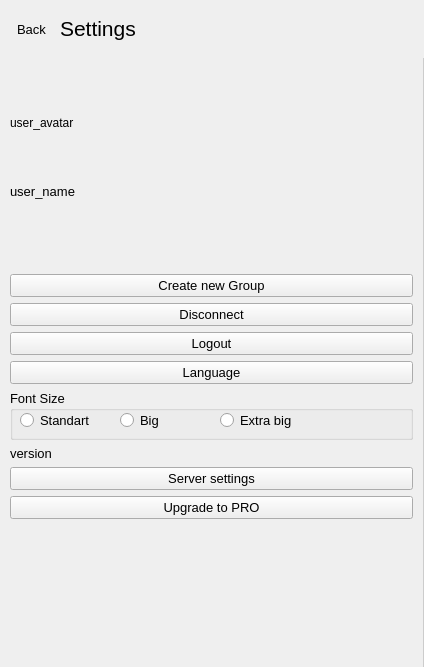
<?xml version="1.0" encoding="UTF-8"?>
<ui version="4.0">
 <class>SettingsWidget</class>
 <widget class="QWidget" name="SettingsWidget">
  <property name="geometry">
   <rect>
    <x>0</x>
    <y>0</y>
    <width>424</width>
    <height>667</height>
   </rect>
  </property>
  <property name="windowTitle">
   <string>Form</string>
  </property>
  <property name="autoFillBackground">
   <bool>true</bool>
  </property>
  <layout class="QVBoxLayout" name="verticalLayout_3">
   <property name="spacing">
    <number>0</number>
   </property>
   <property name="leftMargin">
    <number>0</number>
   </property>
   <property name="topMargin">
    <number>0</number>
   </property>
   <property name="rightMargin">
    <number>0</number>
   </property>
   <property name="bottomMargin">
    <number>0</number>
   </property>
   <item>
    <widget class="QWidget" name="toolBarWidget" native="true">
     <property name="sizePolicy">
      <sizepolicy hsizetype="Preferred" vsizetype="Maximum">
       <horstretch>0</horstretch>
       <verstretch>0</verstretch>
      </sizepolicy>
     </property>
     <property name="minimumSize">
      <size>
       <width>0</width>
       <height>58</height>
      </size>
     </property>
     <property name="autoFillBackground">
      <bool>true</bool>
     </property>
     <layout class="QHBoxLayout" name="horizontalLayout">
      <property name="leftMargin">
       <number>9</number>
      </property>
      <property name="topMargin">
       <number>0</number>
      </property>
      <property name="rightMargin">
       <number>9</number>
      </property>
      <property name="bottomMargin">
       <number>0</number>
      </property>
      <item>
       <widget class="QToolButton" name="backButton">
        <property name="sizePolicy">
         <sizepolicy hsizetype="Maximum" vsizetype="Fixed">
          <horstretch>0</horstretch>
          <verstretch>0</verstretch>
         </sizepolicy>
        </property>
        <property name="font">
         <font>
          <family>Arial</family>
          <pointsize>10</pointsize>
         </font>
        </property>
        <property name="text">
         <string>Back</string>
        </property>
        <property name="iconSize">
         <size>
          <width>26</width>
          <height>26</height>
         </size>
        </property>
        <property name="autoRaise">
         <bool>true</bool>
        </property>
       </widget>
      </item>
      <item>
       <widget class="QLabel" name="label">
        <property name="sizePolicy">
         <sizepolicy hsizetype="Preferred" vsizetype="Maximum">
          <horstretch>0</horstretch>
          <verstretch>0</verstretch>
         </sizepolicy>
        </property>
        <property name="font">
         <font>
          <family>Arial</family>
          <pointsize>16</pointsize>
         </font>
        </property>
        <property name="text">
         <string>Settings</string>
        </property>
       </widget>
      </item>
     </layout>
    </widget>
   </item>
   <item>
    <layout class="QHBoxLayout" name="horizontalLayout_2">
     <property name="spacing">
      <number>0</number>
     </property>
     <property name="rightMargin">
      <number>0</number>
     </property>
     <item>
      <widget class="QWidget" name="verticalWidget" native="true">
       <property name="sizePolicy">
        <sizepolicy hsizetype="Preferred" vsizetype="Preferred">
         <horstretch>0</horstretch>
         <verstretch>0</verstretch>
        </sizepolicy>
       </property>
       <property name="minimumSize">
        <size>
         <width>200</width>
         <height>0</height>
        </size>
       </property>
       <layout class="QVBoxLayout" name="verticalLayout">
        <property name="leftMargin">
         <number>0</number>
        </property>
        <property name="topMargin">
         <number>0</number>
        </property>
        <property name="rightMargin">
         <number>0</number>
        </property>
        <property name="bottomMargin">
         <number>0</number>
        </property>
        <item>
         <widget class="QWidget" name="userLayoutWidget" native="true">
          <property name="minimumSize">
           <size>
            <width>0</width>
            <height>200</height>
           </size>
          </property>
          <property name="autoFillBackground">
           <bool>true</bool>
          </property>
          <layout class="QVBoxLayout" name="verticalLayout_4">
           <property name="leftMargin">
            <number>10</number>
           </property>
           <property name="topMargin">
            <number>10</number>
           </property>
           <property name="rightMargin">
            <number>10</number>
           </property>
           <property name="bottomMargin">
            <number>10</number>
           </property>
           <item>
            <widget class="QLabel" name="userAvatarLabel">
             <property name="sizePolicy">
              <sizepolicy hsizetype="Preferred" vsizetype="Maximum">
               <horstretch>0</horstretch>
               <verstretch>0</verstretch>
              </sizepolicy>
             </property>
             <property name="text">
              <string>user_avatar</string>
             </property>
            </widget>
           </item>
           <item>
            <widget class="QLabel" name="userNameLabel">
             <property name="sizePolicy">
              <sizepolicy hsizetype="Preferred" vsizetype="Maximum">
               <horstretch>0</horstretch>
               <verstretch>0</verstretch>
              </sizepolicy>
             </property>
             <property name="font">
              <font>
               <family>Arial</family>
               <pointsize>10</pointsize>
              </font>
             </property>
             <property name="text">
              <string>user_name</string>
             </property>
             <property name="wordWrap">
              <bool>true</bool>
             </property>
            </widget>
           </item>
          </layout>
         </widget>
        </item>
        <item>
         <layout class="QVBoxLayout" name="verticalLayout_5">
          <property name="leftMargin">
           <number>10</number>
          </property>
          <property name="topMargin">
           <number>10</number>
          </property>
          <property name="rightMargin">
           <number>10</number>
          </property>
          <property name="bottomMargin">
           <number>10</number>
          </property>
          <item>
           <widget class="QPushButton" name="createChatButton">
            <property name="font">
             <font>
              <family>Arial</family>
              <pointsize>10</pointsize>
             </font>
            </property>
            <property name="text">
             <string>Create new Group</string>
            </property>
            <property name="iconSize">
             <size>
              <width>24</width>
              <height>24</height>
             </size>
            </property>
           </widget>
          </item>
          <item>
           <widget class="QPushButton" name="disconnectButton">
            <property name="font">
             <font>
              <family>Arial</family>
              <pointsize>10</pointsize>
             </font>
            </property>
            <property name="text">
             <string>Disconnect</string>
            </property>
            <property name="iconSize">
             <size>
              <width>24</width>
              <height>24</height>
             </size>
            </property>
           </widget>
          </item>
          <item>
           <widget class="QPushButton" name="logoutButton">
            <property name="font">
             <font>
              <family>Arial</family>
              <pointsize>10</pointsize>
             </font>
            </property>
            <property name="text">
             <string>Logout</string>
            </property>
            <property name="iconSize">
             <size>
              <width>24</width>
              <height>24</height>
             </size>
            </property>
           </widget>
          </item>
          <item>
           <widget class="QPushButton" name="langButton">
            <property name="font">
             <font>
              <family>Arial</family>
              <pointsize>10</pointsize>
             </font>
            </property>
            <property name="text">
             <string>Language</string>
            </property>
           </widget>
          </item>
          <item>
           <widget class="QGroupBox" name="fontSizeBox">
            <property name="minimumSize">
             <size>
              <width>300</width>
              <height>50</height>
             </size>
            </property>
            <property name="font">
             <font>
              <family>Arial</family>
              <pointsize>10</pointsize>
             </font>
            </property>
            <property name="title">
             <string>Font Size</string>
            </property>
            <property name="flat">
             <bool>false</bool>
            </property>
            <widget class="QRadioButton" name="fontSizeRB">
             <property name="geometry">
              <rect>
               <x>10</x>
               <y>20</y>
               <width>100</width>
               <height>21</height>
              </rect>
             </property>
             <property name="font">
              <font>
               <family>Arial</family>
               <pointsize>10</pointsize>
              </font>
             </property>
             <property name="text">
              <string>Standart</string>
             </property>
            </widget>
            <widget class="QRadioButton" name="fontSizeRB_2">
             <property name="geometry">
              <rect>
               <x>110</x>
               <y>20</y>
               <width>100</width>
               <height>21</height>
              </rect>
             </property>
             <property name="font">
              <font>
               <family>Arial</family>
               <pointsize>10</pointsize>
              </font>
             </property>
             <property name="text">
              <string>Big</string>
             </property>
            </widget>
            <widget class="QRadioButton" name="fontSizeRB_3">
             <property name="geometry">
              <rect>
               <x>210</x>
               <y>20</y>
               <width>100</width>
               <height>21</height>
              </rect>
             </property>
             <property name="font">
              <font>
               <family>Arial</family>
               <pointsize>10</pointsize>
              </font>
             </property>
             <property name="text">
              <string>Extra big</string>
             </property>
            </widget>
           </widget>
          </item>
          <item>
           <widget class="QLabel" name="versionLabel">
            <property name="sizePolicy">
             <sizepolicy hsizetype="Preferred" vsizetype="Maximum">
              <horstretch>0</horstretch>
              <verstretch>0</verstretch>
             </sizepolicy>
            </property>
            <property name="font">
             <font>
              <family>Arial</family>
              <pointsize>10</pointsize>
             </font>
            </property>
            <property name="text">
             <string>version</string>
            </property>
           </widget>
          </item>
          <item>
           <widget class="QPushButton" name="serverSettingsButton">
            <property name="font">
             <font>
              <family>Arial</family>
              <pointsize>10</pointsize>
             </font>
            </property>
            <property name="text">
             <string>Server settings</string>
            </property>
            <property name="iconSize">
             <size>
              <width>24</width>
              <height>24</height>
             </size>
            </property>
           </widget>
          </item>
          <item>
           <widget class="QPushButton" name="upgradeToProButton">
            <property name="font">
             <font>
              <family>Arial</family>
              <pointsize>10</pointsize>
             </font>
            </property>
            <property name="text">
             <string>Upgrade to PRO</string>
            </property>
            <property name="iconSize">
             <size>
              <width>24</width>
              <height>24</height>
             </size>
            </property>
           </widget>
          </item>
         </layout>
        </item>
        <item>
         <spacer name="verticalSpacer">
          <property name="orientation">
           <enum>Qt::Vertical</enum>
          </property>
          <property name="sizeHint" stdset="0">
           <size>
            <width>20</width>
            <height>40</height>
           </size>
          </property>
         </spacer>
        </item>
       </layout>
      </widget>
     </item>
     <item>
      <widget class="QWidget" name="rightLineWidget" native="true">
       <property name="minimumSize">
        <size>
         <width>1</width>
         <height>0</height>
        </size>
       </property>
       <property name="maximumSize">
        <size>
         <width>1</width>
         <height>16777215</height>
        </size>
       </property>
       <property name="styleSheet">
        <string notr="true">background: #cccccc;</string>
       </property>
       <layout class="QVBoxLayout" name="verticalLayout_2">
        <property name="spacing">
         <number>0</number>
        </property>
        <property name="leftMargin">
         <number>0</number>
        </property>
        <property name="topMargin">
         <number>0</number>
        </property>
        <property name="rightMargin">
         <number>0</number>
        </property>
        <property name="bottomMargin">
         <number>0</number>
        </property>
       </layout>
      </widget>
     </item>
    </layout>
   </item>
  </layout>
 </widget>
 <resources/>
 <connections/>
</ui>
